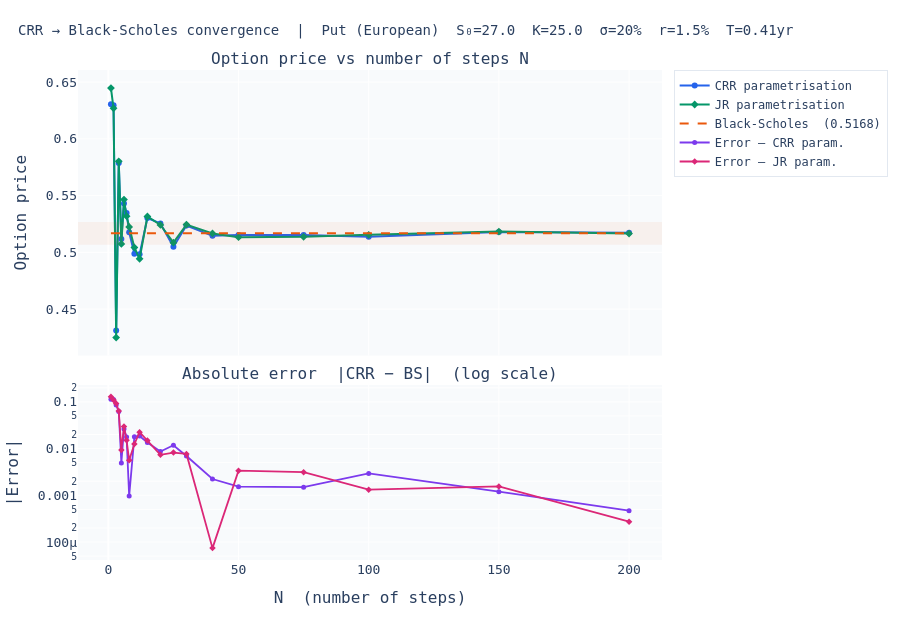

The code cell stored with this chart in its notebook:
### Markdown cell above
### 6.4 · Convergence to Black-Scholes

The upper panel shows CRR prices (both parametrisations) and the Black-Scholes benchmark as functions of $n$. The lower panel shows the absolute error on a logarithmic scale, confirming the $O(1/n)$ convergence rate characteristic of binomial models.

### Code cell
fig_conv = convergence_plot(params, n_steps=[
    1,2,3,4,5,6,7,8,10,12,15,20,25,30,40,50,75,100,150,200
])
fig_conv.show()

### Figure 1 — Plotly figure (JSON) as saved in the notebook; plotly's stock layout.template omitted (floating-point values rounded to 4 significant figures)
{"data": [{"line": {"color": "#2563EB", "width": 2}, "marker": {"size": 6, "symbol": "circle"}, "mode": "lines+markers", "name": "CRR parametrisation", "x": [1, 2, 3, 4, 5, 6, 7, 8, 10, 12, 15, 20, 25, 30, 40, 50, 75, 100, 150, 200], "y": [0.6305, 0.6295, 0.4312, 0.5787, 0.5119, 0.543, 0.5346, 0.5178, 0.4988, 0.4982, 0.5303, 0.5255, 0.505, 0.5237, 0.5146, 0.5153, 0.5153, 0.5139, 0.518, 0.5173], "type": "scatter", "xaxis": "x", "yaxis": "y"}, {"line": {"color": "#059669", "width": 2}, "marker": {"size": 6, "symbol": "diamond"}, "mode": "lines+markers", "name": "JR parametrisation", "x": [1, 2, 3, 4, 5, 6, 7, 8, 10, 12, 15, 20, 25, 30, 40, 50, 75, 100, 150, 200], "y": [0.6448, 0.627, 0.425, 0.5802, 0.5074, 0.5465, 0.5319, 0.5224, 0.5043, 0.4943, 0.5316, 0.5241, 0.5086, 0.5245, 0.5167, 0.5134, 0.5137, 0.5155, 0.5183, 0.5165], "type": "scatter", "xaxis": "x", "yaxis": "y"}, {"line": {"color": "#EA580C", "dash": "dash", "width": 2}, "mode": "lines", "name": "Black-Scholes  (0.5168)", "x": [1, 200], "y": [0.5168, 0.5168], "type": "scatter", "xaxis": "x", "yaxis": "y"}, {"line": {"color": "#7C3AED", "width": 1.8}, "marker": {"size": 5, "symbol": "circle"}, "mode": "lines+markers", "name": "Error — CRR param.", "showlegend": true, "x": [1, 2, 3, 4, 5, 6, 7, 8, 10, 12, 15, 20, 25, 30, 40, 50, 75, 100, 150, 200], "y": [0.1137, 0.1127, 0.08556, 0.06188, 0.004939, 0.02621, 0.01779, 0.0009609, 0.01797, 0.01855, 0.0135, 0.008685, 0.01177, 0.006923, 0.002232, 0.001527, 0.001492, 0.002931, 0.001197, 0.0004695], "type": "scatter", "xaxis": "x2", "yaxis": "y2"}, {"line": {"color": "#DB2777", "width": 1.8}, "marker": {"size": 5, "symbol": "diamond"}, "mode": "lines+markers", "name": "Error — JR param.", "showlegend": true, "x": [1, 2, 3, 4, 5, 6, 7, 8, 10, 12, 15, 20, 25, 30, 40, 50, 75, 100, 150, 200], "y": [0.128, 0.1102, 0.09182, 0.06339, 0.009357, 0.02968, 0.01509, 0.005619, 0.01249, 0.02248, 0.01482, 0.007346, 0.008215, 0.007682, 7.404e-05, 0.003372, 0.003119, 0.001318, 0.001552, 0.0002718], "type": "scatter", "xaxis": "x2", "yaxis": "y2"}], "layout": {"xaxis": {"anchor": "y", "domain": [0.0, 1.0], "matches": "x2", "showticklabels": false}, "yaxis": {"anchor": "x", "domain": [0.4172, 1.0], "title": {"text": "Option price"}}, "xaxis2": {"anchor": "y2", "domain": [0.0, 1.0], "title": {"text": "N  (number of steps)"}}, "yaxis2": {"anchor": "x2", "domain": [0.0, 0.3572], "title": {"text": "|Error|"}, "type": "log"}, "annotations": [{"font": {"size": 16}, "showarrow": false, "text": "Option price vs number of steps N", "x": 0.5, "xanchor": "center", "xref": "paper", "y": 1.0, "yanchor": "bottom", "yref": "paper"}, {"font": {"size": 16}, "showarrow": false, "text": "Absolute error  |CRR − BS|  (log scale)", "x": 0.5, "xanchor": "center", "xref": "paper", "y": 0.3572, "yanchor": "bottom", "yref": "paper"}], "shapes": [{"fillcolor": "#EA580C", "line": {"width": 0}, "opacity": 0.06, "type": "rect", "x0": 0, "x1": 1, "xref": "x domain", "y0": 0.5068, "y1": 0.5268, "yref": "y"}], "font": {"family": "IBM Plex Mono, monospace", "size": 13}, "margin": {"l": 60, "r": 40, "t": 70, "b": 60}, "legend": {"font": {"size": 12}, "bgcolor": "rgba(255,255,255,0.85)", "bordercolor": "#E2E8F0", "borderwidth": 1}, "title": {"font": {"size": 14}, "text": "CRR → Black-Scholes convergence  |  Put (European)  S₀=27.0  K=25.0  σ=20%  r=1.5%  T=0.41yr", "x": 0.02}, "paper_bgcolor": "white", "plot_bgcolor": "#F8FAFC", "height": 620}}
